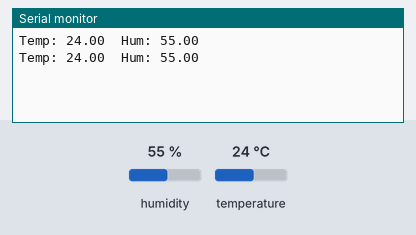
A sketch run on a simulated ESP32. On the bench: the last lines printed to the serial monitor. The test bench sets the inputs (shaded band); at power-on: humidity 55 %, temperature 24 °C.

Above: at 2.8 s.
2.9 s: humidity set to 22 %
At 5.1 s:
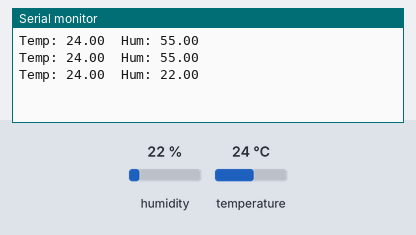
5.6 s: temperature set to 12 °C
At 7.5 s:
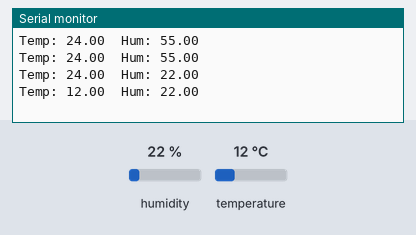
8.3 s: humidity set to 40 %
At 11.1 s:
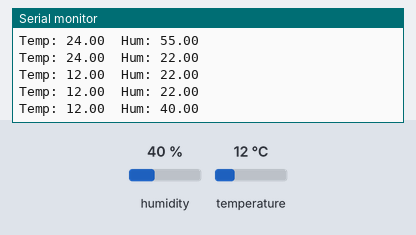
Timing chart, 0 to 12.6 s (numbered marks = the images above; inputs shaded):
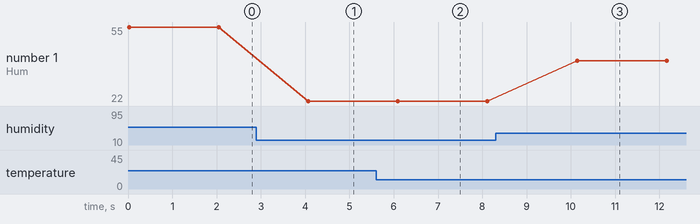

Measured:
- after the input at 2.9 s, the serial monitor: prints a new line after 1.2 s (image 1)
- after the input at 5.6 s, the serial monitor: prints a new line after 0.49 s (image 2)
- after the input at 8.3 s, the serial monitor: prints a new line after 1.8 s (image 3)
- plotted number 1: 55 → 22 after the input at 2.9 s, 22 → 40 after the input at 8.3 s

The sketch:

DHT11_Test.ino
```cpp
#include <DHT.h>

#define PIN_DHT 27
#define DHT_TYPE DHT11

DHT dht(PIN_DHT, DHT_TYPE);

void setup() {
  Serial.begin(115200);
  dht.begin();
}

void loop() {

  float t = dht.readTemperature();
  float h = dht.readHumidity();

  Serial.print("Temp: ");
  Serial.print(t);

  Serial.print("  Hum: ");
  Serial.println(h);

  delay(2000);
}
```
